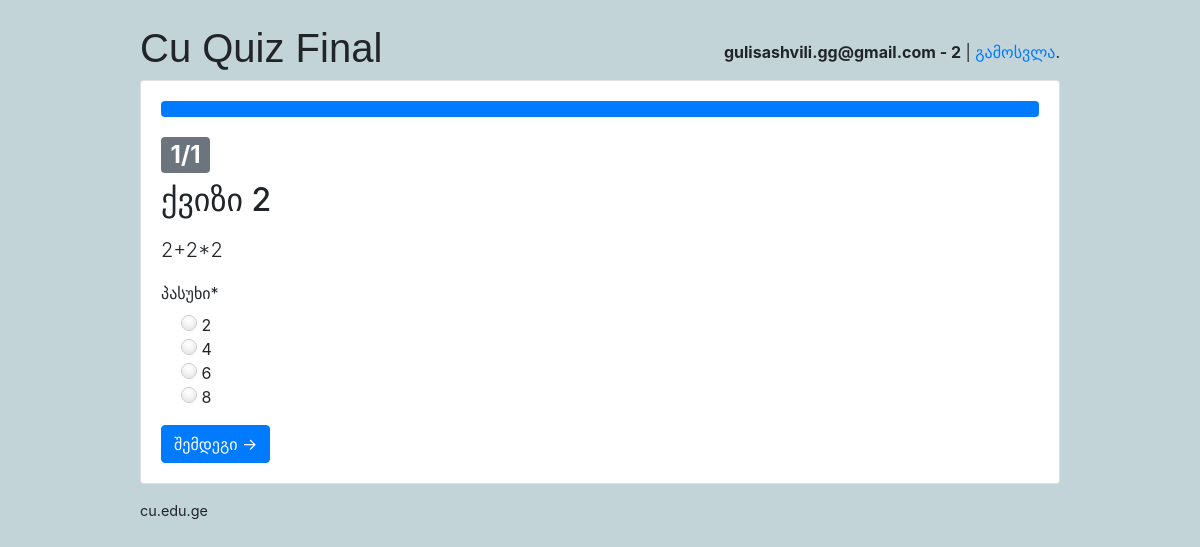
Screenshot of /students/quiz/2/ (signed in) with the database file from the repository.
### classroom/models.py (models this page shows, shortened)
class User(AbstractUser):
    is_student = models.BooleanField(default=False)
    is_teacher = models.BooleanField(default=False)
    username = models.CharField(error_messages={'unique': 'მომხმარებლის სახელი დაკავებულია.'}, max_length=150, unique=True, verbose_name='მომხმარებლის სახელი')

class Student(models.Model):
    user = models.OneToOneField(User, on_delete=models.CASCADE, primary_key=True)
    quizzes = models.ManyToManyField(Quiz, through='TakenQuiz')
    interests = models.ManyToManyField(Subject, related_name='interested_students')
    score = models.IntegerField(default=0)
    def get_unanswered_questions(self, quiz):
        answered_questions = self.quiz_answers \
            .filter(answer__question__quiz=quiz) \
            .values_list('answer__question__pk', flat=True)
        questions = quiz.questions.exclude(pk__in=answered_questions).order_by('text')
        return questions

class Quiz(models.Model):
    owner = models.ForeignKey(User, on_delete=models.CASCADE, related_name='quizzes')
    name = models.CharField("დასახელება", max_length=255)
    subject = models.ForeignKey(Subject, on_delete=models.CASCADE, verbose_name=u'საგანი',
                                related_name='quizzes')

class Question(models.Model):
    quiz = models.ForeignKey(Quiz, on_delete=models.CASCADE, related_name='questions')
    text = models.TextField('Question')

class Answer(models.Model):
    question = models.ForeignKey(Question, on_delete=models.CASCADE, related_name='answers')
    text = models.CharField('Answer', max_length=255)
    is_correct = models.BooleanField('Correct answer', default=False)
    def __str__(self):
        return self.text

### classroom/views/students.py (the view)
# urls.py: path('quiz/<int:pk>/', students.take_quiz, name='take_quiz'),
@login_required
@student_required
def take_quiz(request, pk):
    quiz = get_object_or_404(Quiz, pk=pk)
    student = request.user.student
    if student.quizzes.filter(pk=pk).exists():
        return render(request, 'classroom/students/quiz_list.html')
    total_questions = quiz.questions.count()
    unanswered_questions = student.get_unanswered_questions(quiz)
    total_unanswered_questions = unanswered_questions.count()
    progress = 100 - round(((total_unanswered_questions - 1) / total_questions) * 100)
    question = unanswered_questions.first()
    if request.method == 'POST':
        form = TakeQuizForm(question=question, data=request.POST)
        if form.is_valid():
            with transaction.atomic():
                student_answer = form.save(commit=False)
                student_answer.student = student
                student_answer.save()
                if student.get_unanswered_questions(quiz).exists():
                    return redirect('students:take_quiz', pk)
                else:
                    correct_answers = student.quiz_answers.filter(answer__question__quiz=quiz,
                                                                  answer__is_correct=True).count()
                    percentage = round((correct_answers / total_questions) * 100.0, 2)
                    TakenQuiz.objects.create(student=student, quiz=quiz, score=correct_answers, percentage=percentage)
                    student.score = TakenQuiz.objects.filter(student=student).aggregate(Sum('score'))['score__sum']
                    student.save()
                    if percentage < 50.0:
                        messages.warning(request, 'წარმატებები შემდეგ ჯერზე, შენი შეფასება ქვიზისთვის: %s არის %s.' % (
                            quiz.name, percentage))
                    else:
                        messages.success(request,
                                         'გილოცავ! შენ შეასრულე ქვიზი: %s წარმატებით! შენი შეფასებაა %s ქულა.' % (
                                             quiz.name, percentage))
                    return redirect('students:student_quiz_results', pk)
    else:
        form = TakeQuizForm(question=question)
    return render(request, 'classroom/students/take_quiz_form.html', {
        'quiz': quiz,
        'question': question,
        'form': form,
        'progress': progress,
        'answered_questions': total_questions - total_unanswered_questions,
        'total_questions': total_questions
    })

### classroom/templates/classroom/students/take_quiz_form.html (shortened to what this page needs)
{% extends 'base.html' %}
{% load crispy_forms_tags %}
{% block content %}
  <div class="progress mb-3">
    <div class="progress-bar" role="progressbar" aria-valuenow="{{ progress }}" aria-valuemin="0" aria-valuemax="100" style="width: {{ progress }}%"></div>
  </div>
  <h2><span class="badge badge-secondary">{{ answered_questions|add:"1" }}/{{total_questions}}</span></h2>
  <h2 class="mb-3">{{ quiz.name }}</h2>
  <p class="lead">{{ question.text }}</p>
  <form method="post" novalidate>
    {{ form|crispy }}
    <button type="submit" class="btn btn-primary">შემდეგი →</button>
  </form>
{% endblock %}

### templates/base.html (shortened to what this page needs)
{% load static %}<!doctype html>
<html lang="en">
  <head>
    <link rel="stylesheet" href="{% static 'css/bootstrap.min.css' %}">
    <link rel="stylesheet" type="text/css" href="{% static 'css/app.css' %}">
    {% if user.is_authenticated and user.is_teacher %}
      <link rel="stylesheet" type="text/css" href="{% static 'css/teachers.css' %}">
    {% else %}
      <link rel="stylesheet" type="text/css" href="{% static 'css/students.css' %}">
    {% endif %}
  </head>
  <body>
    <div class="container my-4">
      <div class="row justify-content-center">
        <div class="col-md-10 col-sm-12">
          <div class="row">
            <div class="col-6">
              <h1 class="logo">
                <a href="{% url 'home' %}">
                  Cu Quiz Final
                </a>
              </h1>
            </div>
            <div class="col-6 text-right">
              {% if user.is_authenticated %}
                <p class="pt-3"><strong>{{ user.username }}{% if user.is_student %} - {{user.student.score}}{% endif %}</strong> | <a href="{% url 'logout' %}">გამოსვლა</a>.</p>
              {% else %}
                <a href="{% url 'login' %}" class="btn btn-light" role="button">შესვლა</a>
                <a href="{% url 'signup' %}" class="btn btn-primary" role="button">რეგისტრაცია</a>
              {% endif %}
            </div>
          </div>
          <div class="card mb-3">
            <div class="card-body">
              {% block content %}
              {% endblock %}
            </div>
          </div>
          <footer>
            <a href="https://cu.edu.ge">cu.edu.ge</a>
          </footer>
        </div>
      </div>
    </div>
  </body>
</html>

### static/css/app.css (style rules this page uses)
.logo { font-family: 'Muli', sans-serif; }
.logo a { color: #212529; text-decoration: none; }
footer { font-size: .9rem; }
footer a { color: #212529; }

### static/css/students.css (style rules this page uses)
body { background-color: #c2d4d8; }

### classroom/templates/classroom/students/take_quiz_form.html (style rules this page uses)
input[type=radio] + label { cursor:pointer; }
input[type=radio] + label:before { width:16px; height:16px; content: " "; display:inline-block; border:1px solid #ccc; border-radius:50%; box-shadow: inset 0 -3px 6px #e4e4e4; transition: 0.3s; }

### rows the page displays
User: username "gulisashvili.gg@gmail.com", student.score "2"
Quiz: name "ქვიზი 2"
Question: text "2+2*2"
Answer: question+id+text "პასუხი * 2 4 6 8"

### other values shown
{{ answered_questions|add:"1" }} "1"
{{ total_questions }} "1"
